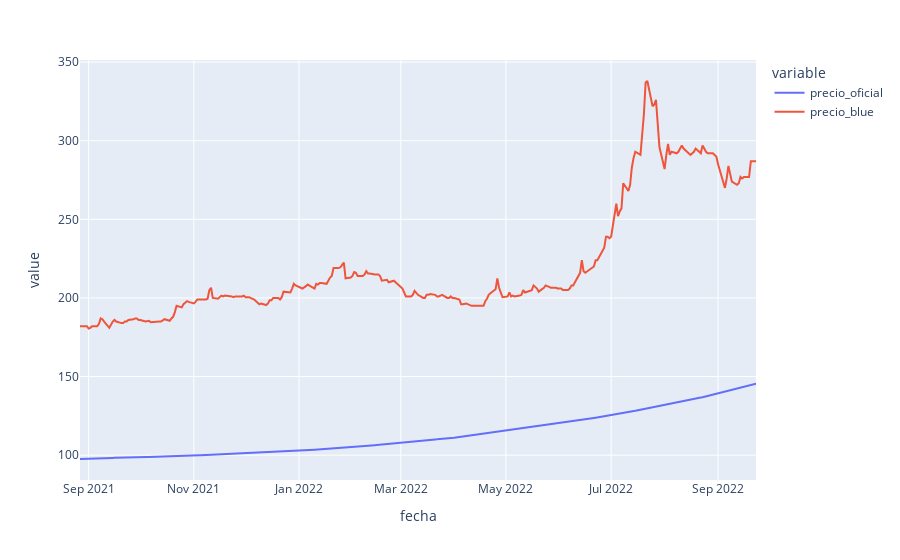

Here is the notebook cell this chart was saved with:
### Code cell
fig=px.line(precio_365,x='fecha',y=['precio_oficial','precio_blue'])
fig.show()

### Figure 1 — Plotly figure (JSON) as saved in the notebook; plotly's stock layout.template omitted (floating-point values rounded to 4 significant figures; data arrays with more than 128 entries replaced by an {"elided": "..."} marker saying what was removed)
{"data": [{"hovertemplate": "variable=precio_oficial<br>fecha=%{x}<br>value=%{y}<extra></extra>", "legendgroup": "precio_oficial", "line": {"color": "#636efa", "dash": "solid"}, "marker": {"symbol": "circle"}, "mode": "lines", "name": "precio_oficial", "orientation": "v", "showlegend": true, "type": "scatter", "x": {"elided": "264 str values"}, "xaxis": "x", "y": {"elided": "264 float values"}, "yaxis": "y"}, {"hovertemplate": "variable=precio_blue<br>fecha=%{x}<br>value=%{y}<extra></extra>", "legendgroup": "precio_blue", "line": {"color": "#EF553B", "dash": "solid"}, "marker": {"symbol": "circle"}, "mode": "lines", "name": "precio_blue", "orientation": "v", "showlegend": true, "type": "scatter", "x": {"elided": "264 str values"}, "xaxis": "x", "y": {"elided": "264 float values"}, "yaxis": "y"}], "layout": {"legend": {"title": {"text": "variable"}, "tracegroupgap": 0}, "margin": {"t": 60}, "xaxis": {"anchor": "y", "domain": [0, 1], "title": {"text": "fecha"}}, "yaxis": {"anchor": "x", "domain": [0, 1], "title": {"text": "value"}}}}
